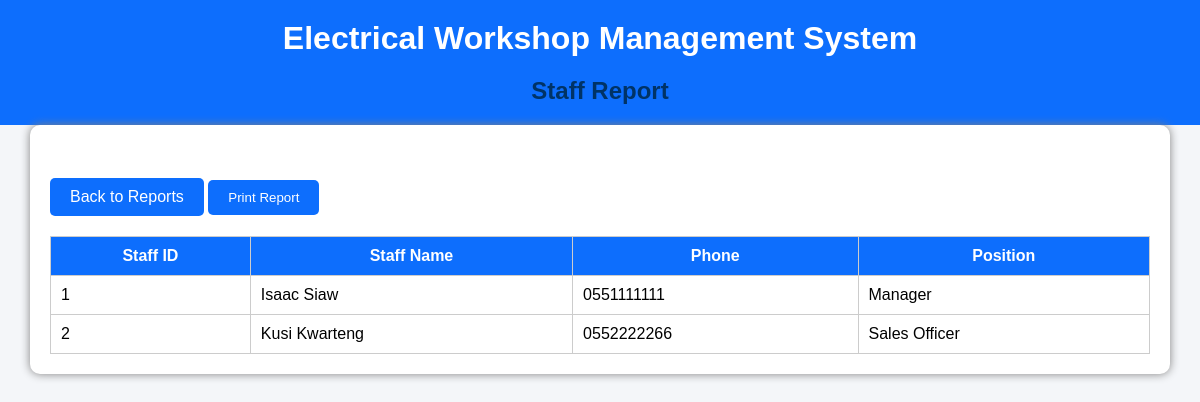
Page /reports/staff_report.php (signed in) on the committed database.
### tables this page shows
CREATE TABLE staff (
  `Staff_ID` int NOT NULL AUTO_INCREMENT,
  `Staff_Name` varchar(100) NOT NULL,
  `Phone` varchar(20) DEFAULT NULL,
  `Position` varchar(50) DEFAULT NULL,
  PRIMARY KEY (`Staff_ID`),
  UNIQUE KEY `Phone` (`Phone`)
);

### reports/staff_report.php (the view, shortened to what this page needs)
<?php
Include '../config/database.php';
$sql = "SELECT * FROM Staff ORDER BY Staff_ID";
$result = mysqli_query($conn, $sql);
?>
<!DOCTYPE html>
<html>
<head>
    <link rel="stylesheet" href="../css/style.css">
</head>
<body>
<div class="header">
    <h1>Electrical Workshop Management System</h1>
    <h2>Staff Report</h2>
</div>
<div class="container">
    <br>
    <a href="index.php" class="btn">Back to Reports</a>
    <button onclick="window.print()" class="btn">
        Print Report
    </button>
    <table>
        <tr>
            <th>Staff ID</th>
            <th>Staff Name</th>
            <th>Phone</th>
            <th>Position</th>
        </tr>
        <?php
        While($row = mysqli_fetch_assoc($result))
        {
        ?>
        <tr>
            <td><?php echo $row['Staff_ID']; ?></td>
            <td><?php echo $row['Staff_Name']; ?></td>
            <td><?php echo $row['Phone']; ?></td>
            <td><?php echo $row['Position']; ?></td>
        </tr>
        <?php
        }
        ?>
    </table>
</div>
</body>
</html>

### css/style.css (style rules this page uses)
Body { Font-family: Arial; Background:#f4f4f4; }
.container { Width:70%; Margin:auto; Background:#fff; Padding:20px; Margin-top:40px; Border-radius:10px; Box-shadow:0 0 10px gray; }
H2 { Text-align:center; Color:#003366; }
Button,.btn { Background:#003366; Color:white; Padding:10px 20px; Border:none; Text-decoration:none; Display:inline-block; Margin-top:15px; Cursor:pointer; }
Table { Width:100%; Border-collapse:collapse; Margin-top:20px; }
Table,th,td { Border:1px solid #ccc; }
Th { Background:#003366; Color:white; Padding:10px; }
Td { Padding:10px; }
* { margin:0; padding:0; box-sizing:border-box; font-family:Arial, Helvetica, sans-serif; }
body { background:#f4f6f9; }
.container { width:95%; margin:auto; }
.header { background:#0d6efd; color:white; padding:20px; text-align:center; }
.btn { display:inline-block; background:#0d6efd; color:white; padding:10px 20px; text-decoration:none; border-radius:5px; }
table { width:100%; border-collapse:collapse; margin-top:20px; }
table th { background:#0d6efd; color:white; padding:10px; }
table td { padding:10px; border:1px solid #ccc; }
h2 { margin-top:20px; }

### rows in the picture
staff: Staff_ID "1", Staff_Name "Isaac Siaw", Phone "0551111111", Position "Manager"
staff: Staff_ID "2", Staff_Name "Kusi Kwarteng", Phone "0552222266", Position "Sales Officer"
